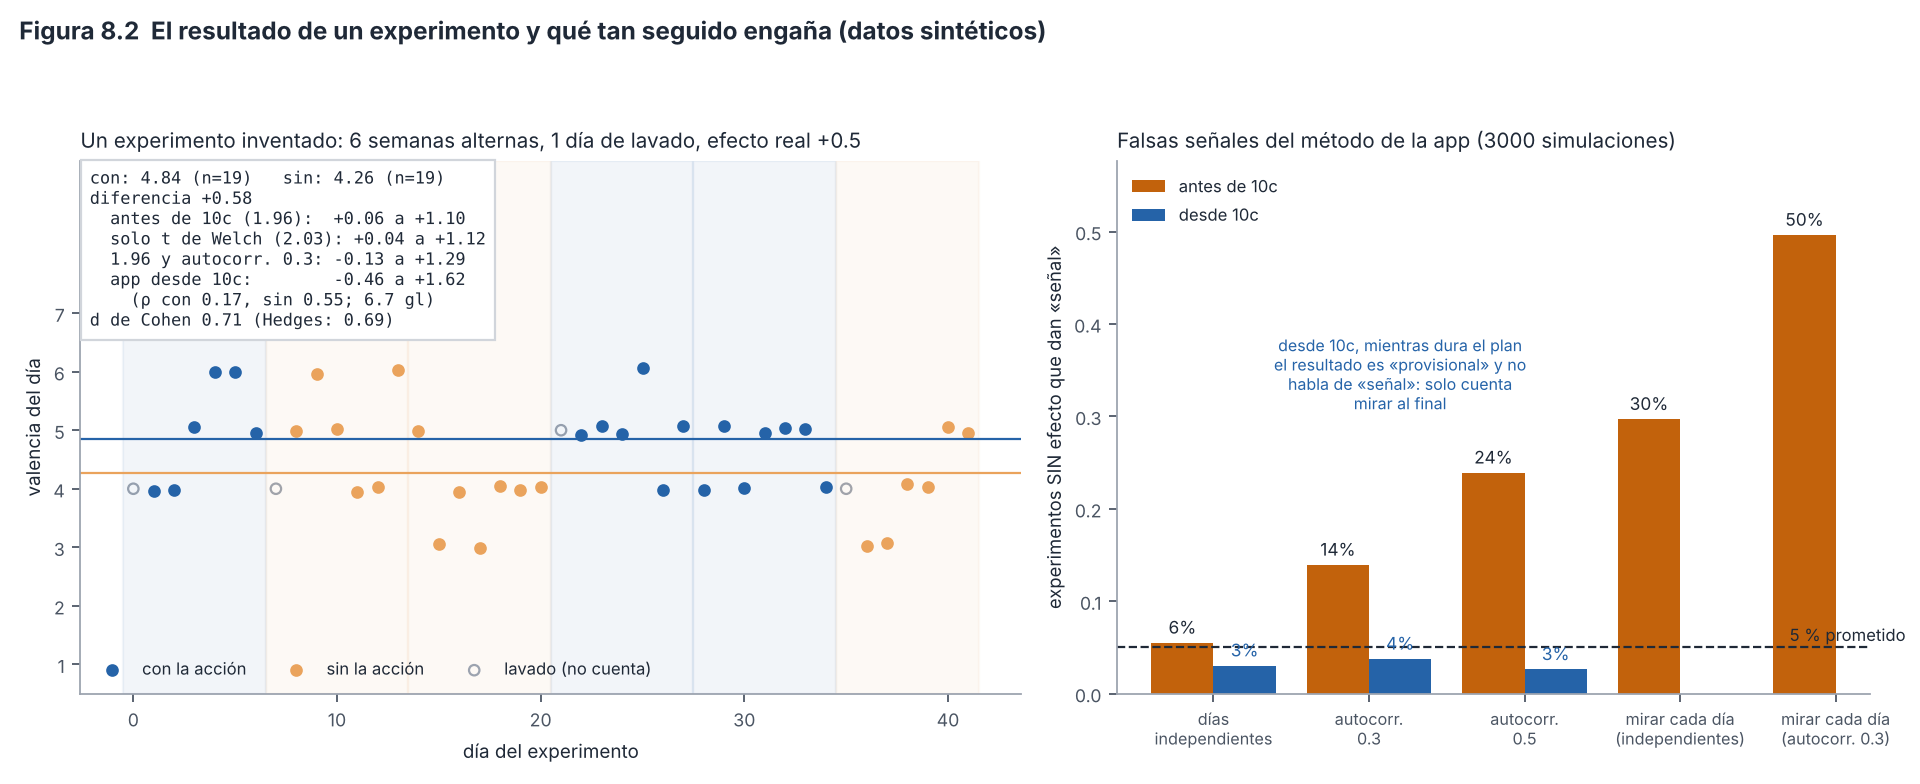

Reproduce this figure in Python.
"""Figura 8.2 - Resultado de un experimento SINTÉTICO calculado como Experimentos.resultado: antes de la entrega 10c
(Welch con 1.96 fijo) y desde la 10c (Estadistica.diferenciaEnDias: t de Welch con el error estándar de cada grupo
corregido por su autocorrelación de orden 1, ρ + (1 + 4ρ)/n, acotada en [0, 0.9]); d de Cohen con desviación agrupada;
y tasa de falsas señales por simulación con los dos métodos.
Uso: python fig21_resultado_experimento.py [salida.png]"""
import sys, math
from functools import lru_cache
import numpy as np
import matplotlib
matplotlib.use("Agg")
import matplotlib.pyplot as plt
import estilo  # paleta y tipografía comunes (módulo 12)

rng = np.random.default_rng(8)

def en_lavado(plan, lav, d):
    if lav <= 0: return False
    cambios = ([0] if plan[0] else []) + [k * 7 for k in range(1, len(plan)) if plan[k] != plan[k - 1]]
    return any(0 <= d - c < lav for c in cambios)

def ar1(n, phi):
    """Ruido con autocorrelación de orden 1 (cada día se parece al anterior en `phi`), varianza 1."""
    x = np.empty(n); x[0] = rng.normal()
    for i in range(1, n): x[i] = phi * x[i - 1] + math.sqrt(1 - phi ** 2) * rng.normal()
    return x

def diferencia(a, b):
    """Copia de Estadistica.diferencia: Welch con 1.96 fijo."""
    if len(a) < 3 or len(b) < 3: return None
    se = math.sqrt(a.var(ddof=1) / len(a) + b.var(ddof=1) / len(b)); d = a.mean() - b.mean()
    return d, d - 1.96 * se, d + 1.96 * se

# ---- Copia de Estadistica.cuantilT / pT (t de Student exacta, con la beta incompleta) ----
_C = [0.99999999999980993, 676.5203681218851, -1259.1392167224028, 771.32342877765313, -176.61502916214059,
      12.507343278686905, -0.13857109526572012, 9.9843695780195716e-6, 1.5056327351493116e-7]
def _lng(x):
    if x < .5: return math.log(math.pi / abs(math.sin(math.pi * x))) - _lng(1 - x)
    z = x - 1; a = _C[0]; t = z + 7.5
    for i in range(1, 9): a += _C[i] / (z + i)
    return .5 * math.log(2 * math.pi) + (z + .5) * math.log(t) - t + math.log(a)
def _bi(a, b, x):
    if x <= 0: return 0.0
    if x >= 1: return 1.0
    if x > (a + 1) / (a + b + 2): return 1 - _bi(b, a, 1 - x)
    fr = math.exp(_lng(a + b) - _lng(a) - _lng(b) + a * math.log(x) + b * math.log(1 - x)); f = c = 1.0; d = 0.0
    for i in range(401):
        m = i // 2
        num = 1.0 if i == 0 else (m * (b - m) * x / ((a + 2 * m - 1) * (a + 2 * m)) if i % 2 == 0 else -((a + m) * (a + b + m) * x) / ((a + 2 * m) * (a + 2 * m + 1)))
        d = 1 + num * d; d = 1 / (d if abs(d) > 1e-300 else 1e-300); c = 1 + num / c; c = c if abs(c) > 1e-300 else 1e-300
        f *= c * d
        if abs(1 - c * d) < 1e-12: break
    return fr * (f - 1) / a
def p_t(t, gl): g = min(gl, 1e6); return min(1.0, max(0.0, _bi(g / 2, .5, g / (g + t * t))))
@lru_cache(maxsize=None)
def cuantil_t(gl):
    lo, hi = 0.0, 1.0
    while p_t(hi, gl) > .05 and hi < 1e7: hi *= 2
    for _ in range(80):
        m = (lo + hi) / 2
        if p_t(m, gl) > .05: lo = m
        else: hi = m
    return (lo + hi) / 2

def _ar1(dias, v):
    """Copia de Estadistica.ar1: correlación de los pares de días seguidos; None con menos de 10 pares."""
    m = dict(zip(dias, v)); p = [(x, m[d + 1]) for d, x in zip(dias, v) if d + 1 in m]
    if len(p) < 10: return None
    a = np.array(p); r = np.corrcoef(a[:, 0], a[:, 1])[0, 1]
    return None if not np.isfinite(r) else r

def diferencia_10c(da, a, db, b):
    """Copia de Estadistica.diferenciaEnDias (entrega 10c). da, db: número de día de cada valor."""
    if len(a) < 3 or len(b) < 3: return None
    corr = lambda d, v: (lambda r: None if r is None else r + (1 + 4 * r) / len(v))(_ar1(list(d), list(v)))
    ma, mb = a.mean(), b.mean()
    j = sorted(set(zip(list(da), list(a - ma))) | set(zip(list(db), list(b - mb))))
    comun = corr([x for x, _ in j], [y for _, y in j]) or 0.0
    ra = corr(da, a); rb = corr(db, b); ra = comun if ra is None else ra; rb = comun if rb is None else rb
    ra = min(max(ra, 0), .9); rb = min(max(rb, 0), .9)
    nA = max(len(a) * (1 - ra) / (1 + ra), 2); nB = max(len(b) * (1 - rb) / (1 + rb), 2)
    sa = a.var(ddof=1) / len(a) * (1 + ra) / (1 - ra); sb = b.var(ddof=1) / len(b) * (1 + rb) / (1 - rb)
    se = math.sqrt(sa + sb); d = ma - mb
    if se == 0: return d, d, d, ra, rb, 0.0
    gl = min(max((sa + sb) ** 2 / (sa * sa / (nA - 1) + sb * sb / (nB - 1)), 1), nA + nB - 2)
    t = cuantil_t(round(gl, 2))
    return d, d - t * se, d + t * se, ra, rb, gl

def corrida(phi, efecto=0.0, semanas=6, lav=1, mirar=False, nuevo=False):
    plan = [True] * (semanas // 2) + [False] * (semanas - semanas // 2); rng.shuffle(plan)
    if nuevo: plan = sum(([True, False] if rng.random() < .5 else [False, True] for _ in range(semanas // 2)), [])  # sorteo por pares (10c)
    n = semanas * 7; toca = np.repeat(plan, 7); y = ar1(n, phi) + efecto * toca
    idx = np.array([d for d in range(n) if not en_lavado(plan, lav, d)])
    for L in (range(1, len(idx) + 1) if mirar else [len(idx)]):
        ii = idx[:L]
        if nuevo:
            ic, isn = ii[toca[ii]], ii[~toca[ii]]
            r = diferencia_10c(ic, y[ic], isn, y[isn])
        else:
            r = diferencia(y[ii][toca[ii]], y[ii][~toca[ii]])
        if r and (r[1] > 0 or r[2] < 0): return True
    return False

# --- Panel A: un experimento inventado (valencia 1-7), 6 semanas alternas, 1 día de lavado, efecto real de +0.5.
plan = [True, False, False, True, True, False]
rng = np.random.default_rng(5)                                  # semilla elegida para un caso que ilustra bien el problema
n = 42; toca = np.repeat(plan, 7)
y = np.clip(np.round(4.6 + 0.5 * toca + 0.9 * ar1(n, 0.3)), 1, 7)
cuenta = np.array([not en_lavado(plan, 1, d) for d in range(n)])
a_, b_ = y[cuenta & toca], y[cuenta & ~toca]
d, lo, hi = diferencia(a_, b_)
va, vb = a_.var(ddof=1), b_.var(ddof=1); na, nb = len(a_), len(b_)
sp = math.sqrt(((na - 1) * va + (nb - 1) * vb) / (na + nb - 2)); dc = d / sp
J = 1 - 3 / (4 * (na + nb) - 9)                                   # corrección de Hedges (aproximación habitual)
se = math.sqrt(va / na + vb / nb)
gl = (va / na + vb / nb) ** 2 / ((va / na) ** 2 / (na - 1) + (vb / nb) ** 2 / (nb - 1))   # grados de libertad de Welch
from math import isfinite
tq = cuantil_t(round(gl, 2))
rho = 0.3; fac = math.sqrt((1 + rho) / (1 - rho))                # inflación del error con autocorrelación 0.3 (aprox.)
dias = np.arange(n)
n10 = diferencia_10c(dias[cuenta & toca], a_, dias[cuenta & ~toca], b_)   # lo que da la app desde la entrega 10c

fig, (a, b) = plt.subplots(1, 2, figsize=(12, 4.9), dpi=160, gridspec_kw={"width_ratios": [1.25, 1]})
a.scatter(dias[cuenta & toca], y[cuenta & toca] + rng.uniform(-.08, .08, (cuenta & toca).sum()), color=estilo.AZUL, s=22, label="con la acción")
a.scatter(dias[cuenta & ~toca], y[cuenta & ~toca] + rng.uniform(-.08, .08, (cuenta & ~toca).sum()), color=estilo.OCRE_CLARO, s=22, label="sin la acción")
a.scatter(dias[~cuenta], y[~cuenta], facecolor="none", edgecolor=estilo.GRIS_MEDIO, s=22, label="lavado (no cuenta)")
for s, t in enumerate(plan): a.axvspan(s * 7 - .5, s * 7 + 6.5, color=estilo.AZUL if t else estilo.OCRE_CLARO, alpha=.06)
a.axhline(a_.mean(), color=estilo.AZUL, lw=1); a.axhline(b_.mean(), color=estilo.OCRE_CLARO, lw=1)
a.set_ylim(.5, 9.6); a.set_yticks(range(1, 8)); a.set_xlabel("día del experimento", fontsize=8.5); a.set_ylabel("valencia del día", fontsize=8.5); a.tick_params(labelsize=8)
a.legend(fontsize=7.5, loc="lower left", frameon=False, ncol=3)
txt = (f"con: {a_.mean():.2f} (n={na})   sin: {b_.mean():.2f} (n={nb})\n"
       f"diferencia {d:+.2f}\n"
       f"  antes de 10c (1.96):  {lo:+.2f} a {hi:+.2f}\n"
       f"  solo t de Welch ({tq:.2f}): {d - tq * se:+.2f} a {d + tq * se:+.2f}\n"
       f"  1.96 y autocorr. 0.3: {d - 1.96 * se * fac:+.2f} a {d + 1.96 * se * fac:+.2f}\n"
       f"  app desde 10c:        {n10[1]:+.2f} a {n10[2]:+.2f}\n"
       f"    (ρ con {n10[3]:.2f}, sin {n10[4]:.2f}; {n10[5]:.1f} gl)\n"
       f"d de Cohen {dc:.2f} (Hedges: {dc * J:.2f})")
a.text(.01, .985, txt, transform=a.transAxes, ha="left", va="top", fontsize=7.6, family="monospace", color=estilo.TINTA,
       bbox=dict(fc="white", ec=estilo.GRIS_CLARO))
a.set_title("Un experimento inventado: 6 semanas alternas, 1 día de lavado, efecto real +0.5", loc="left", fontsize=9.3, color=estilo.TINTA)

rng = np.random.default_rng(8)
N = 3000
casos = [("días\nindependientes", 0.0, False), ("autocorr.\n0.3", 0.3, False), ("autocorr.\n0.5", 0.5, False),
         ("mirar cada día\n(independientes)", 0.0, True), ("mirar cada día\n(autocorr. 0.3)", 0.3, True)]
tasas = [np.mean([corrida(phi, mirar=m) for _ in range(N)]) for _, phi, m in casos]
# Desde la entrega 10c: sorteo por pares, t de Welch con autocorrelación, y mientras dura el plan no se habla de «señal»
# (el resultado es «provisional»): solo cuenta mirar al final.
nuevas = [np.mean([corrida(phi, nuevo=True) for _ in range(N)]) for _, phi, m in casos[:3]]
x = np.arange(len(casos))
b.bar(x - .2, tasas, width=.4, color=estilo.OCRE, label="antes de 10c")
b.bar(x[:3] + .2, nuevas, width=.4, color=estilo.AZUL, label="desde 10c")
for i, t in enumerate(tasas): b.text(i - .2, t + .01, f"{t:.0%}", ha="center", fontsize=7.8)
for i, t in enumerate(nuevas): b.text(i + .2, t + .01, f"{t:.0%}", ha="center", fontsize=7.8, color=estilo.AZUL)
b.text(1.2, max(tasas) * .62, "desde 10c, mientras dura el plan\nel resultado es «provisional» y no\nhabla de «señal»: solo cuenta\nmirar al final", ha="center", fontsize=7.2, color=estilo.AZUL)
b.axhline(.05, color=estilo.TINTA, ls="--", lw=1); b.text(4.45, .057, "5 % prometido", ha="right", fontsize=7.5)
b.legend(fontsize=7.5, frameon=False, loc="upper left")
b.set_xticks(x); b.set_xticklabels([c[0] for c in casos], fontsize=7.3)
b.set_ylabel("experimentos SIN efecto que dan «señal»", fontsize=8.3); b.tick_params(axis="y", labelsize=8); b.set_ylim(0, max(tasas) + .08)
b.set_title(f"Falsas señales del método de la app ({N} simulaciones)", loc="left", fontsize=9.3, color=estilo.TINTA)
fig.suptitle("Figura 8.2  El resultado de un experimento y qué tan seguido engaña (datos sintéticos)", x=0.01, ha="left", fontsize=11, weight="bold", color=estilo.TINTA)
fig.tight_layout(rect=(0, 0, 1, .93))
fig.savefig(sys.argv[1] if len(sys.argv) > 1 else "fig21_resultado_experimento.png")
print(txt); print(dict(zip([c[0].replace("\n", " ") for c in casos], [round(t, 3) for t in tasas]))); print("10c:", [round(t, 3) for t in nuevas])
